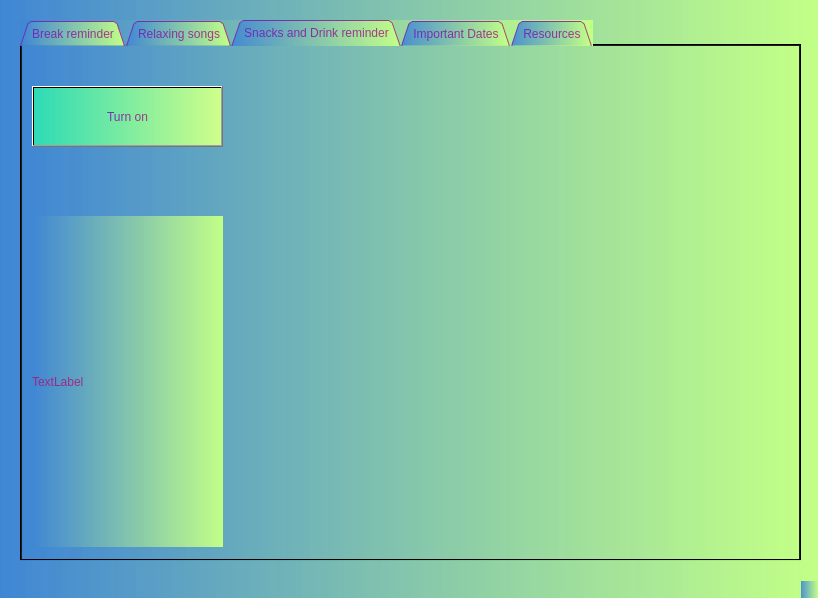
<?xml version="1.0" encoding="UTF-8"?>
<ui version="4.0">
 <class>Prorest</class>
 <widget class="QMainWindow" name="Prorest">
  <property name="geometry">
   <rect>
    <x>0</x>
    <y>0</y>
    <width>818</width>
    <height>598</height>
   </rect>
  </property>
  <property name="windowTitle">
   <string>Prorest</string>
  </property>
  <property name="styleSheet">
   <string notr="true">color: qlineargradient(spread:pad, x1:0, y1:0, x2:1, y2:0, stop:0 rgba(151, 45, 219, 252), stop:1 rgba(72, 151, 183, 252));
background-color: qlineargradient(spread:pad, x1:0, y1:0, x2:1, y2:0, stop:0 rgba(63, 134, 213, 227), stop:0.994737 rgba(194, 255, 135, 252));</string>
  </property>
  <widget class="QWidget" name="centralwidget">
   <widget class="QTabWidget" name="tabWidget">
    <property name="geometry">
     <rect>
      <x>20</x>
      <y>20</y>
      <width>781</width>
      <height>541</height>
     </rect>
    </property>
    <property name="styleSheet">
     <string notr="true">font: 75 10pt &quot;Garamond&quot;;
color: qlineargradient(spread:pad, x1:0, y1:0, x2:1, y2:0, stop:0 rgba(111, 39, 186, 241), stop:0.994737 rgba(170, 20, 119, 209));
</string>
    </property>
    <property name="tabShape">
     <enum>QTabWidget::Triangular</enum>
    </property>
    <property name="currentIndex">
     <number>2</number>
    </property>
    <property name="elideMode">
     <enum>Qt::ElideNone</enum>
    </property>
    <widget class="QWidget" name="tab">
     <attribute name="title">
      <string>Break reminder</string>
     </attribute>
     <widget class="QLabel" name="break_bg">
      <property name="geometry">
       <rect>
        <x>-6</x>
        <y>-25</y>
        <width>781</width>
        <height>571</height>
       </rect>
      </property>
      <property name="text">
       <string/>
      </property>
      <property name="pixmap">
       <pixmap>../Python/BG/ThinkstockPhotos-489763838-e1490767826261.jpg</pixmap>
      </property>
     </widget>
     <widget class="QPushButton" name="break_btn">
      <property name="geometry">
       <rect>
        <x>290</x>
        <y>290</y>
        <width>191</width>
        <height>61</height>
       </rect>
      </property>
      <property name="toolTip">
       <string>&lt;html&gt;&lt;head/&gt;&lt;body&gt;&lt;p&gt;&lt;span style=&quot; font-size:12pt; font-weight:600;&quot;&gt;Turn on&lt;/span&gt;&lt;/p&gt;&lt;/body&gt;&lt;/html&gt;</string>
      </property>
      <property name="styleSheet">
       <string notr="true">background-color: qlineargradient(spread:pad, x1:0, y1:0, x2:1, y2:0, stop:0 rgba(45, 219, 182, 252), stop:1 rgba(209, 255, 137, 252));
font: 75 14pt &quot;Berlin Sans FB Demi&quot;;</string>
      </property>
      <property name="text">
       <string>Turn on</string>
      </property>
     </widget>
    </widget>
    <widget class="QWidget" name="tab_2">
     <attribute name="title">
      <string>Relaxing songs</string>
     </attribute>
     <widget class="QLabel" name="music_bg">
      <property name="geometry">
       <rect>
        <x>-270</x>
        <y>-40</y>
        <width>1051</width>
        <height>581</height>
       </rect>
      </property>
      <property name="text">
       <string/>
      </property>
      <property name="pixmap">
       <pixmap>../Python/BG/maxresdefault2.jpg</pixmap>
      </property>
     </widget>
     <widget class="QPushButton" name="music_btn">
      <property name="geometry">
       <rect>
        <x>530</x>
        <y>90</y>
        <width>191</width>
        <height>61</height>
       </rect>
      </property>
      <property name="toolTip">
       <string>&lt;html&gt;&lt;head/&gt;&lt;body&gt;&lt;p&gt;&lt;span style=&quot; font-size:12pt; font-weight:600;&quot;&gt;Turn on&lt;/span&gt;&lt;/p&gt;&lt;/body&gt;&lt;/html&gt;</string>
      </property>
      <property name="styleSheet">
       <string notr="true">background-color: qlineargradient(spread:pad, x1:0, y1:0, x2:1, y2:0, stop:0 rgba(219, 200, 45, 252), stop:1 rgba(209, 255, 137, 252));
font: 75 14pt &quot;Berlin Sans FB Demi&quot;;</string>
      </property>
      <property name="text">
       <string>Turn on</string>
      </property>
     </widget>
     <widget class="QPushButton" name="Random_music_btn">
      <property name="geometry">
       <rect>
        <x>530</x>
        <y>200</y>
        <width>191</width>
        <height>61</height>
       </rect>
      </property>
      <property name="toolTip">
       <string>&lt;html&gt;&lt;head/&gt;&lt;body&gt;&lt;p&gt;&lt;span style=&quot; font-size:12pt; font-weight:600;&quot;&gt;Turn on&lt;/span&gt;&lt;/p&gt;&lt;/body&gt;&lt;/html&gt;</string>
      </property>
      <property name="styleSheet">
       <string notr="true">background-color: qlineargradient(spread:pad, x1:0, y1:0, x2:1, y2:0, stop:0 rgba(219, 200, 45, 252), stop:1 rgba(209, 255, 137, 252));
font: 75 14pt &quot;Berlin Sans FB Demi&quot;;</string>
      </property>
      <property name="text">
       <string>Randomize on</string>
      </property>
     </widget>
     <widget class="QPushButton" name="Automated_music_btn">
      <property name="geometry">
       <rect>
        <x>530</x>
        <y>310</y>
        <width>191</width>
        <height>61</height>
       </rect>
      </property>
      <property name="toolTip">
       <string>&lt;html&gt;&lt;head/&gt;&lt;body&gt;&lt;p&gt;&lt;span style=&quot; font-size:12pt; font-weight:600;&quot;&gt;Turn on&lt;/span&gt;&lt;/p&gt;&lt;/body&gt;&lt;/html&gt;</string>
      </property>
      <property name="styleSheet">
       <string notr="true">background-color: qlineargradient(spread:pad, x1:0, y1:0, x2:1, y2:0, stop:0 rgba(219, 200, 45, 252), stop:1 rgba(209, 255, 137, 252));
font: 75 14pt &quot;Berlin Sans FB Demi&quot;;</string>
      </property>
      <property name="text">
       <string>Set music timer</string>
      </property>
     </widget>
     <widget class="QLabel" name="label">
      <property name="geometry">
       <rect>
        <x>520</x>
        <y>20</y>
        <width>211</width>
        <height>21</height>
       </rect>
      </property>
      <property name="styleSheet">
       <string notr="true">color: qlineargradient(spread:pad, x1:0, y1:0, x2:1, y2:0, stop:0 rgba(0, 0, 0, 227), stop:0.994737 rgba(0, 0, 0, 252));
font: 75 8pt &quot;MS Shell Dlg 2&quot;;
background-color: qlineargradient(spread:pad, x1:0, y1:0, x2:1, y2:0, stop:0 rgba(78, 213, 63, 227), stop:0.994737 rgba(194, 255, 135, 252));</string>
      </property>
      <property name="text">
       <string> Note! When you turn the music off,</string>
      </property>
     </widget>
     <widget class="QLabel" name="label_2">
      <property name="geometry">
       <rect>
        <x>500</x>
        <y>40</y>
        <width>241</width>
        <height>20</height>
       </rect>
      </property>
      <property name="styleSheet">
       <string notr="true">color: qlineargradient(spread:pad, x1:0, y1:0, x2:1, y2:0, stop:0 rgba(0, 0, 0, 227), stop:0.994737 rgba(0, 0, 0, 252));
font: 75 8pt &quot;MS Shell Dlg 2&quot;;
background-color: qlineargradient(spread:pad, x1:0, y1:0, x2:1, y2:0, stop:0 rgba(78, 213, 63, 227), stop:0.994737 rgba(194, 255, 135, 252));</string>
      </property>
      <property name="text">
       <string>  the current song will need to finish fully.</string>
      </property>
     </widget>
     <widget class="QLineEdit" name="write_time_bar">
      <property name="geometry">
       <rect>
        <x>560</x>
        <y>390</y>
        <width>131</width>
        <height>31</height>
       </rect>
      </property>
      <property name="text">
       <string/>
      </property>
     </widget>
     <widget class="QLabel" name="time_format_label">
      <property name="geometry">
       <rect>
        <x>520</x>
        <y>440</y>
        <width>211</width>
        <height>21</height>
       </rect>
      </property>
      <property name="styleSheet">
       <string notr="true">color: qlineargradient(spread:pad, x1:0, y1:0, x2:1, y2:0, stop:0 rgba(0, 0, 0, 227), stop:0.994737 rgba(0, 0, 0, 252));
font: 75 8pt &quot;MS Shell Dlg 2&quot;;
background-color: qlineargradient(spread:pad, x1:0, y1:0, x2:1, y2:0, stop:0 rgba(78, 213, 63, 227), stop:0.994737 rgba(194, 255, 135, 252));</string>
      </property>
      <property name="text">
       <string>              Format (HH:MM)</string>
      </property>
     </widget>
    </widget>
    <widget class="QWidget" name="tab_3">
     <attribute name="title">
      <string>Snacks and Drink reminder</string>
     </attribute>
     <widget class="QLabel" name="snacks_bg">
      <property name="geometry">
       <rect>
        <x>0</x>
        <y>0</y>
        <width>781</width>
        <height>521</height>
       </rect>
      </property>
      <property name="text">
       <string/>
      </property>
      <property name="pixmap">
       <pixmap>../Python/BG/bread-toasted_WDGG60RQAJ.jpg</pixmap>
      </property>
     </widget>
     <widget class="QPushButton" name="snacks_btn">
      <property name="geometry">
       <rect>
        <x>10</x>
        <y>40</y>
        <width>191</width>
        <height>61</height>
       </rect>
      </property>
      <property name="toolTip">
       <string>&lt;html&gt;&lt;head/&gt;&lt;body&gt;&lt;p&gt;&lt;span style=&quot; font-size:12pt; font-weight:600;&quot;&gt;Turn on&lt;/span&gt;&lt;/p&gt;&lt;/body&gt;&lt;/html&gt;</string>
      </property>
      <property name="styleSheet">
       <string notr="true">background-color: qlineargradient(spread:pad, x1:0, y1:0, x2:1, y2:0, stop:0 rgba(45, 219, 182, 252), stop:1 rgba(209, 255, 137, 252));
font: 75 14pt &quot;Berlin Sans FB Demi&quot;;</string>
      </property>
      <property name="text">
       <string>Turn on</string>
      </property>
     </widget>
     <widget class="QLabel" name="snacks_tips">
      <property name="geometry">
       <rect>
        <x>10</x>
        <y>170</y>
        <width>191</width>
        <height>331</height>
       </rect>
      </property>
      <property name="styleSheet">
       <string notr="true">font: 75 12pt &quot;Berlin Sans FB Demi&quot;;</string>
      </property>
      <property name="text">
       <string>TextLabel</string>
      </property>
     </widget>
    </widget>
    <widget class="QWidget" name="tab_4">
     <attribute name="title">
      <string>Important Dates</string>
     </attribute>
     <widget class="QLabel" name="important_bg">
      <property name="geometry">
       <rect>
        <x>-4</x>
        <y>-8</y>
        <width>781</width>
        <height>531</height>
       </rect>
      </property>
      <property name="text">
       <string/>
      </property>
      <property name="pixmap">
       <pixmap>../Python/BG/woman-writing_FFSUL8TZD3.jpg</pixmap>
      </property>
     </widget>
    </widget>
    <widget class="QWidget" name="tab_5">
     <attribute name="title">
      <string>Resources</string>
     </attribute>
     <widget class="QLabel" name="label_3">
      <property name="geometry">
       <rect>
        <x>0</x>
        <y>0</y>
        <width>781</width>
        <height>511</height>
       </rect>
      </property>
      <property name="text">
       <string/>
      </property>
      <property name="pixmap">
       <pixmap>../Python/BG/books-library_6XANS2384I.jpg</pixmap>
      </property>
     </widget>
     <widget class="QLabel" name="label_4">
      <property name="geometry">
       <rect>
        <x>480</x>
        <y>50</y>
        <width>251</width>
        <height>421</height>
       </rect>
      </property>
      <property name="text">
       <string>TextLabel</string>
      </property>
     </widget>
    </widget>
   </widget>
  </widget>
  <widget class="QMenuBar" name="menubar">
   <property name="geometry">
    <rect>
     <x>0</x>
     <y>0</y>
     <width>818</width>
     <height>21</height>
    </rect>
   </property>
  </widget>
  <widget class="QStatusBar" name="statusbar"/>
 </widget>
 <resources/>
 <connections/>
</ui>
